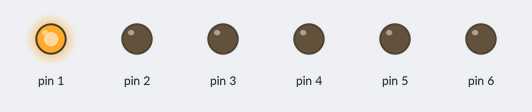
Bench run of a sketch on a simulated Arduino Uno, built with avr-gcc and run on an emulated ATmega328P. Shown: output pins drawn as LEDs (lit = HIGH). Random numbers use the default seed unless the sketch sets one.

Above: at 0.27 s.
At 3.33 s:
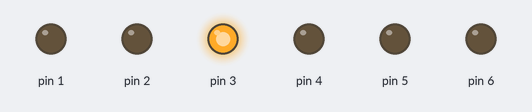
At 7.21 s:
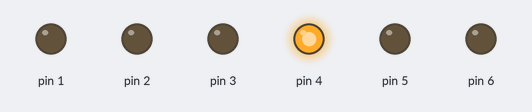
At 10.92 s:
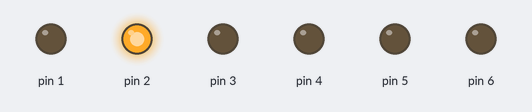
At 21.84 s:
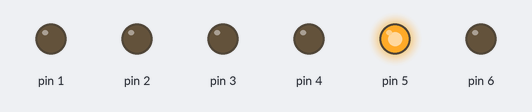
At 39.48 s:
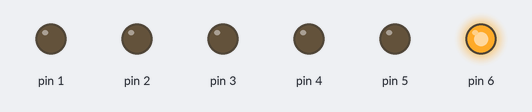
Timing chart, 0 to 40.0 s (numbered marks = the images above):
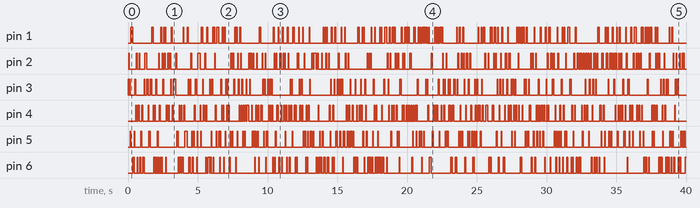

Measured:
- by itself, pin 1: LOW → HIGH at 0.20 s, → LOW 0.15 s later, → HIGH 1.4 s later, → LOW 0.10 s later, … (212 changes in this stretch)

The sketch:

sketch_jul21a.ino
```cpp
// ************** СВЕТОДИОДНЫЙ КУБИК ****************

#define redLED    3
#define blueLED   2
#define orangeLED 1
#define yellowLED 4
#define whiteLED  5
#define greenLED  6

#define del       50

void setup()
{
  //pinMode(redLED, OUTPUT);     здесь я просто проверял
  //pinMode(blueLED, OUTPUT);    светодиоды, чтоб те не рванули.
  //pinMode(orangeLED, OUTPUT);  Прикол в том, что без резистора
  //pinMode(yellowLED, OUTPUT);  будет папандос всей конструкции,
  //pinMode(whiteLED, OUTPUT);   в том числе и самой ардуинке.
  //pinMode(greenLED, OUTPUT);   Чтоб не отхватить от родителей -
  //               используйте резисторы ;D

  randomSeed(analogRead(0));

  for(int z = 1; z < 7; z++)  pinMode(z,OUTPUT);

}


void randomLED(int LED)
{
  int r;
  r = random(1,7);
  digitalWrite(r,HIGH);

  if(del > 0) delay(del);


  else if (del == 0)
  {
    do
    {}
    while(1);
  }
  digitalWrite(r, LOW);
}


void loop()
{
  //digitalWrite(redLED, 1);
  int a;

  for( a = 0; a < 100; a++) randomLED(del + 50);

  for( a = 1; a <= 10; a++) randomLED(a * 100);

  randomLED(0);
}
```
